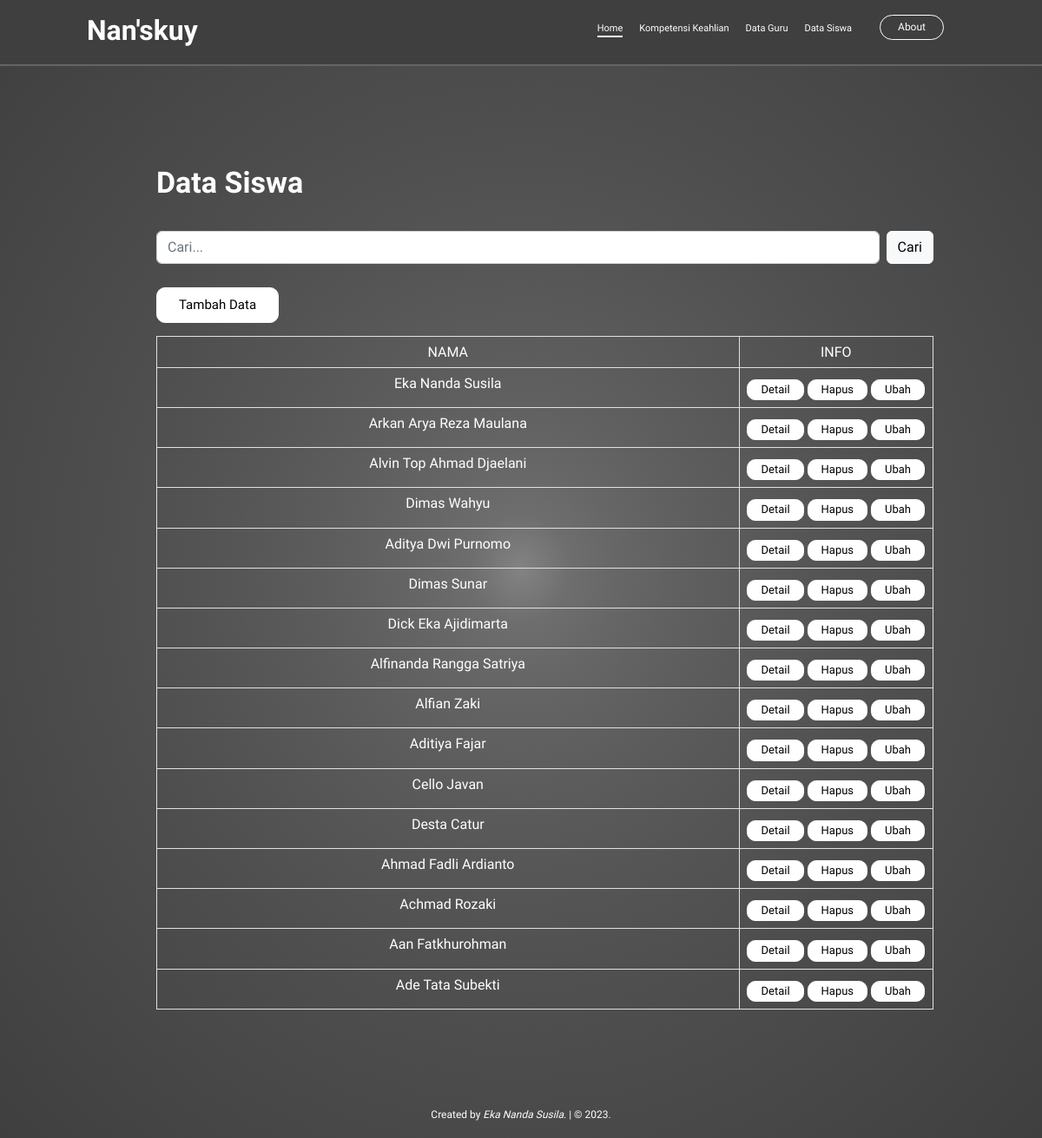
The app's page /public/siswa with its own data.
### tables this page shows
CREATE TABLE `data_siswa` (
  `id` int(11) NOT NULL,
  `nama` varchar(255) NOT NULL,
  `jenis_kelamin` varchar(255) NOT NULL,
  `alamat` varchar(255) NOT NULL,
  `gambar` varchar(255) NOT NULL
);

### app/core/Database.php (called while the page is built, shortened)
<?php
class Database {
    private $host = DB_HOST;
    private $user = DB_USER;
    private $pass = DB_PASS;
    private $db_name = DB_NAME;
    private $dbh;
    private $stmt;
    public function __construct()
    {
        $dsn = 'mysql:host=' . $this->host . ';dbname=' . $this->db_name;
        $option = [
            PDO::ATTR_PERSISTENT => true,
            PDO::ATTR_ERRMODE => PDO::ERRMODE_EXCEPTION
        ];
        try {
            $this->dbh = new PDO($dsn, $this->user, $this->pass, $option);
        } catch(PDOException $e) {
            die($e->getMessage());
        }
    }
    public function query($query)
    {
        $this->stmt = $this->dbh->prepare($query);
    }
    public function execute()
    {
        $this->stmt->execute();
    }
    public function resultSet()
    {
        $this->execute();
        return $this->stmt->fetchAll(PDO::FETCH_ASSOC);
    }
}

### app/core/Controller.php (called while the page is built, shortened)
<?php
class Controller{
    public function view($view,$data =[]){
        require_once "../app/view/".$view.'.php';
    }
    public function model($model){
        return new $model;
    }
}

### app/model/Siswa_model.php (called while the page is built, shortened)
<?php
class Siswa_model
{
    private $table = 'data_siswa';
    private $db;
    public function __construct()
    {
        $this->db = new Database;
    }
    public function cariDataSiswa()
    {
        if (!empty($_POST['cari'])) {
            $cari = $_POST['cari'];
            $this->db->query("SELECT * FROM " . $this->table . " WHERE nama like '%$cari%'");
            return $this->db->resultSet();
        } else {
            $this->db->query("SELECT * FROM " . $this->table);
            return $this->db->resultSet();
        }
    }
}

### app/core/App.php (called while the page is built, shortened)
<?php
class App
{
    protected $method = "index";
    protected $params = [];
    public function __construct()
    {
        $url = $this->parseURL();
        if(isset($url[1]))
            {
        if(file_exists('../app/controller/'.$url[0].'.php')){
            unset($url[0]);
        }}
            $this->controller = new
            $this->controller;
            if(!empty($url)){
                    $this->params = array_values($url);
            }
            call_user_func_array(
                [$this->controller,$this->method],
                $this->params);
    }
    public function parseURL()
    {
        if (isset($_GET['url'])){
            $url = ($_GET['url']. "/");
            $url = filter_var($url, FILTER_SANITIZE_URL);
            $url = explode('/',$url);
            return $url;
        }
    }
}
?>

### public/index.php (called while the page is built, shortened)
<?php
$app = new App;
?>

### app/view/siswa/index.php (the view, shortened to what this page needs)
<body>
  <div class="content">
    <div class="main">
      <div class="main-text">
        <h1 style="font-size: 34px;" class="display-4 fw-bold">Data Siswa</h1>
        <br>
        <form action="<?= BASE_URL; ?>/siswa" method="POST" class="d-flex" role="search">
          <input class="form-control me-2" type="text" placeholder="Cari..." aria-label="Search" name="cari">
          <button class="btn btn-light" type="submit">Cari</button>
        </form> <br>
        <a style="margin-bottom:15px;border-radius:10px;" data-bs-toggle="modal" data-bs-target="#exampleModal"
          data-bs-whatever="@getbootstrap">
          Tambah Data
        </a>
        <table class="table table-bordered " id="myTable">
          <thead>
            <tr style="color:white" class="text-center">
              <td scope="col">NAMA</td>
              <td scope="col">INFO</td>
            </tr>
          </thead>
          <tbody>
            <?php foreach ($data['siswa'] as $siswa): ?>
              <tr class="text-center">
                <td style="color:white">
                  <?= $siswa['nama']; ?>
                </td>
                <td class="col-3" style="text-align:center;">
                  <a href="<?= BASE_URL; ?>/siswa/detail/<?= $siswa['id']; ?>"
                    style="border-radius:10px;font-size:13px;padding: 2px 15px;">Detail</a>
                  <a href="<?= BASE_URL; ?>/siswa/hapus/<?= $siswa['id']; ?>" onclick="return confirm('Hapus data')"
                    style="margin-top:5px;border-radius:10px;font-size:13px;padding: 2px 15px;">Hapus</a>
                  <a href="<?= BASE_URL; ?>/siswa/getubah/<?= $siswa['id']; ?>"
                    style="margin-top:5px;border-radius:10px;font-size:13px;padding: 2px 15px;">Ubah</a>
                </td>
              </tr>
            <?php endforeach; ?>
          </tbody>
        </table>
      </div>
    </div>
  </div>
  </div>

### app/controller/Siswa.php (shortened to what this page needs)
<?php
class Siswa extends Controller{
    public function index(){
        if ($this->model('Siswa_model')->cariDataSiswa($_POST) < 0) {
            $data['judul'] = "Siswa";
            $data['siswa'] = $this->model('Siswa_model')->cariDataSiswa();
            $this->view('templates/header', $data);
            $this->view('siswa/index', $data);
            $this->view('templates/footer');
            exit;
        } else {
            $data['judul'] = "Siswa";
            $data['siswa'] = $this->model('Siswa_model')->cariDataSiswa();
            $this->view('templates/header', $data);
            $this->view('siswa/index', $data);
            $this->view('templates/footer');
            exit;
        }
    }
}

### app/view/templates/header.php (shortened to what this page needs)
<body>
    <!DOCTYPE html>
    <html lang="en">
    <head>
        <link rel="stylesheet" type="text/css" href="<?= BASE_URL; ?>/css/bootstrap.min.css">
    <body>
        <section class="hero">
            <div class="main-width">
                <header>
                    <div class="logo">
                        <h2><a href="http://">Nan'skuy</a></h2>
                    </div>
                    <nav>
                        <ul>
                            <li class="active"><a href="<?= BASE_URL; ?>/home">Home</a></li>
                            <li><a href="<?= BASE_URL; ?>/keahlian">Kompetensi Keahlian</a></li>
                            <li><a href="<?= BASE_URL; ?>/guru">Data Guru</a></li>
                            <li><a href="<?= BASE_URL; ?>/siswa">Data Siswa</a></li>
                            <li style="margin-right: 100px;" class="btn"><a href="<?= BASE_URL; ?>/user">About</a></li>
                        </ul>
                    </nav>
                </header>

### app/view/templates/footer.php (shortened to what this page needs)
<footer>
        <div style="margin-top:112px;color:white; font-size: 12px;" class="credit text-center">
            <p>Created by <a style="font-style:italic;">Eka Nanda Susila</a>. | &copy; 2023.</p>
        </div>
    </footer>
    </section>
</body>
</html>

### app/view/templates/header.php (style rules this page uses)
* { padding: 0; margin: 0; box-sizing: border-box; font-family: 'Patua One', cursive; }
body { overflow-x: hidden; }
.main-width { width: 1400px; max-width: 100%; margin: 0 auto; }
.hero { margin: 0 auto; width: 100%; background: radial-gradient(#838383, 20%, #3f3f3f); padding-bottom: 2px; }
.hero header .logo h2 a { margin-left: 100px; display: block; font-size: 32px; font-weight: 600; text-decoration: none; color: white; }
.hero header { border-bottom: 2px solid rgba(255, 255, 255, .2); width: 100%; z-index: 100; position: fixed; background-color: #3f3f3f; display: flex; align-items: center; justify-content: space-between; padding: 10px 0 5px; }
nav ul li { list-style: none; display: inline-block; }
nav ul li a { display: inline-block; text-decoration: none; color: white; margin-left: 15px; font-size: 11px; font-weight: 100; border-bottom: 2px solid transparent; transition: .7s; }
nav ul li.active a { display: inline-block; border-bottom: 2px solid white; }
nav ul li.btn a { background: transparent; color: white; border: 1px solid #fff; padding: 5px 20px; border-radius: 30px; line-height: 1.4; font-size: 12px; margin-left: 2 0px; }
.content { padding-top: 190px; }
.content .main-text { left: 15%; position: relative; z-index: 2; max-width: 100%; width: 895px; color: white; line-height: 1.8; font-size: 15px; }
.content .main-text a { display: inline-block; text-decoration: none; color: black; background: white; border: 1px solid white; padding: 9px 25px; line-height: 1.4; border-radius: 30px; }

### records on screen
data_siswa: nama "Eka Nanda Susila"
data_siswa: nama "Arkan Arya Reza Maulana"
data_siswa: nama "Alvin Top Ahmad Djaelani"
data_siswa: nama "Dimas Wahyu"
data_siswa: nama "Aditya Dwi Purnomo"
data_siswa: nama "Dimas Sunar"
data_siswa: nama "Dick Eka Ajidimarta"
data_siswa: nama "Alfinanda Rangga Satriya"
data_siswa: nama "Alfian Zaki"
data_siswa: nama "Aditiya Fajar"
data_siswa: nama "Cello Javan"
data_siswa: nama "Desta Catur"
data_siswa: nama "Ahmad Fadli Ardianto"
data_siswa: nama "Achmad Rozaki"
data_siswa: nama "Aan Fatkhurohman"
data_siswa: nama "Ade Tata Subekti"
